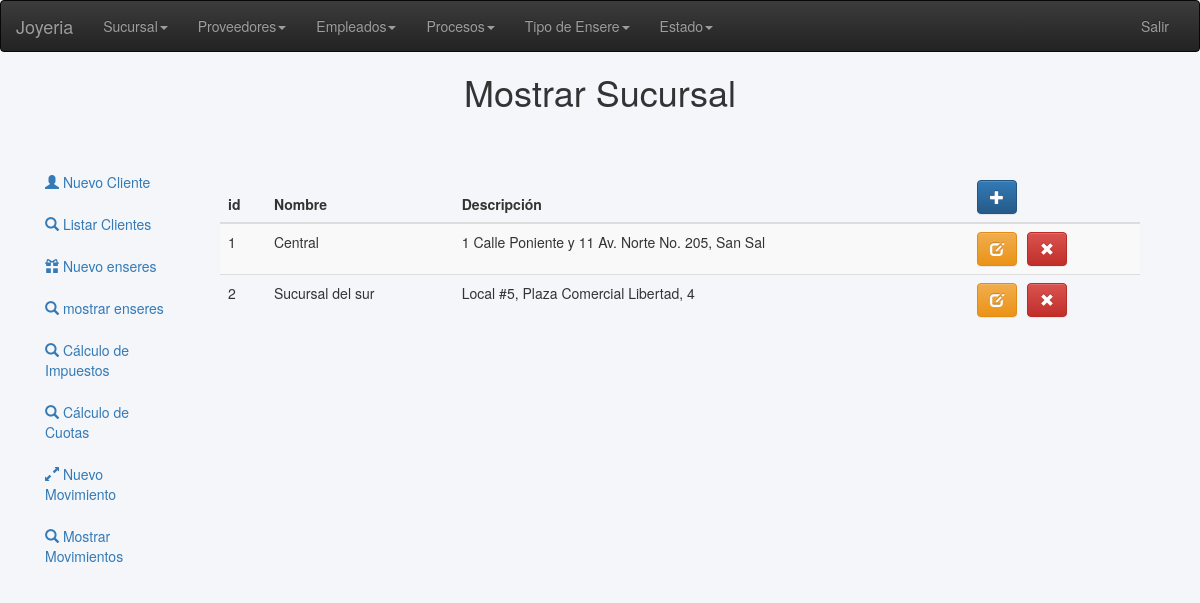
/views/sucursal/mostrar.php (signed in), run on the app's committed database.
### tables this page shows
CREATE TABLE `sucursal` (
  `idsucursal` int(11) NOT NULL,
  `nombre` varchar(20) DEFAULT NULL,
  `direccion` varchar(50) DEFAULT NULL
);

### views/sucursal/mostrar.php (the view, shortened to what this page needs)
<?php   require('../head.php') ?>
<body style="background: #f5f6fa;">
    <?php   require('../header.php') ?>
    <h1 style="margin: 0 auto; display: block; text-align: center;">Mostrar Sucursal</h1>
    <section class="prueba container-fluid" style="margin-top: 50px; height: 335px;">
        <div class="row col-lg-12">
        <aside class="col-lg-2">
            <?php   require('../aside.php') ?>
        </aside>
            <div class="contenedor col-lg-10">
<table class="table table-striped" id="demo" style="margin-top: 10px;">
<thead>
<tr>
<th>id</th>
<th>Nombre</th>
<th>Descripción</th>
<th><a href="nuevo.php" class="btn btn-primary" title="Nuevo"><i class='glyphicon glyphicon-plus'></a></th>
</tr>
</thead>
<tbody>
<?php
$md = new Model();
			$cn = $md->getConexion();
			$sqlMostrar = "SELECT * FROM `sucursal`";
			$res = mysqli_query($cn,$sqlMostrar);
			while($row = mysqli_fetch_assoc($res)){
            echo "<tr><td>". $row['idsucursal'] . " </td><td> ";
            echo $row['nombre'] . "</td><td>";
            echo $row['direccion']."</td><td>";
            echo "<a href='modificar.php?id=".$row['idsucursal']."' class='btn btn-warning' title='Modificar' style='margin-right: 10px;'><i class='glyphicon glyphicon-edit'></i></a>";
            echo "<a href='../../controller.php?op=eliminar&id=".$row['idsucursal']."' class='btn btn-danger' title='Eliminar'>
            <i class='glyphicon glyphicon-remove'></i></a>";
            echo "</td></tr>\n";
        }
?>
</tbody>
</table>
</div>
</div>
    </section>

### data on the page
sucursal: idsucursal "1", nombre "Central", direccion "1 Calle Poniente y 11 Av. Norte No. 205, San Sal"
sucursal: idsucursal "2", nombre "Sucursal del sur", direccion "Local #5, Plaza Comercial Libertad, 4"
